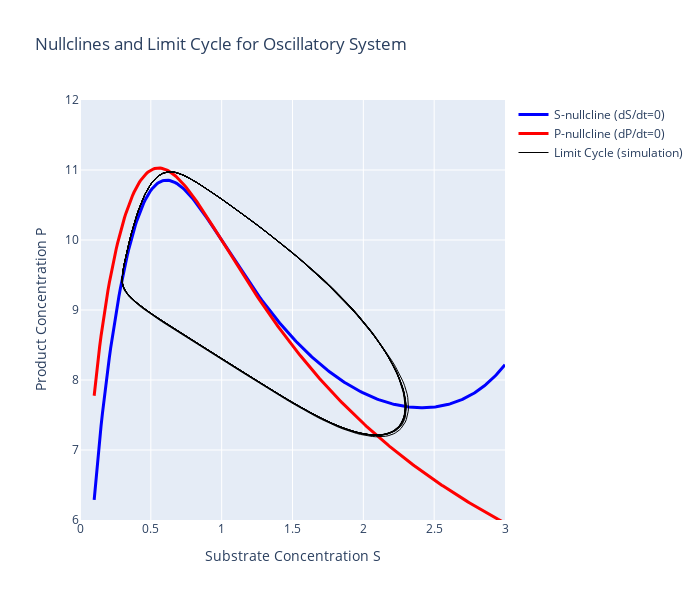

Source (notebook cell):
### Markdown cell above
## State Space Nullclines

### Code cell
import numpy as np
import plotly.graph_objects as go
from scipy.optimize import fsolve

# Your oscillatory parameters
# b1, b2 = 0.18, 0.05
# a1, a2 = 0.62, 0.03
# k_max, K_m = 4.5, 0.9
# k_i = 0.06
# n, m, q = 1, 3, 2

print("NULLCLINE ANALYSIS FOR OSCILLATORY SYSTEM")
print("="*50)
print(f"b1={b1}, b2={b2}")
print(f"a1={a1}, a2={a2}")
print(f"k_max={k_max}, K_m={K_m}")
print(f"k_i={k_i}")
print(f"n={n}, m={m}, q={q}")
print()

def enzymatic_rate(S, P):
    """Enzymatic rate with forward and feedback inhibition"""
    return (k_max * S**n) / (K_m**m + S**m) / (1 + k_i * P**q)

def S_nullcline(S, P):
    """S-nullcline: dS/dt = 0 => a1 - b1*S = v(S,P)"""
    return a1 - b1*S - enzymatic_rate(S, P)

def P_nullcline(S, P):
    """P-nullcline: dP/dt = 0 => a2 - b2*P = -v(S,P)"""
    return a2 - b2*P + enzymatic_rate(S, P)

# Compute S-nullcline: For each S, find P such that dS/dt = 0
print("Computing S-nullcline...")
S_values = np.linspace(0.1, 3, 300)
P_S_null = []

for S in S_values:
    def equation(P):
        return S_nullcline(S, P)
    
    try:
        # Try multiple initial guesses
        solutions = []
        for P_guess in [5.0, 6.0, 7.0, 8.0]:
            result = fsolve(equation, P_guess)
            if (result[0] > 0 and result[0] < 15 and 
                abs(equation(result[0])) < 1e-6):
                solutions.append(result[0])
        
        # Remove duplicates and take the first valid solution
        if solutions:
            unique_solutions = []
            for sol in solutions:
                if not any(abs(sol - existing) < 0.1 for existing in unique_solutions):
                    unique_solutions.append(sol)
            P_S_null.append(unique_solutions[0])  # Take first branch for plotting
        else:
            P_S_null.append(np.nan)
    except:
        P_S_null.append(np.nan)

# Compute P-nullcline: For each S, find P such that dP/dt = 0
print("Computing P-nullcline...")
P_P_null = []

for S in S_values:
    def equation(P):
        return P_nullcline(S, P)
    
    try:
        # Try multiple initial guesses
        solutions = []
        for P_guess in [0.1, 1.0, 3.0, 5.0]:
            result = fsolve(equation, P_guess)
            if (result[0] > 0 and result[0] < 15 and 
                abs(equation(result[0])) < 1e-6):
                solutions.append(result[0])
        
        # Remove duplicates and take the first valid solution
        if solutions:
            unique_solutions = []
            for sol in solutions:
                if not any(abs(sol - existing) < 0.1 for existing in unique_solutions):
                    unique_solutions.append(sol)
            P_P_null.append(unique_solutions[0])  # Take first branch for plotting
        else:
            P_P_null.append(np.nan)
    except:
        P_P_null.append(np.nan)

# Create the phase portrait
fig = go.Figure()

# Plot S-nullcline
valid_S_S = []
valid_P_S = []
for S, P in zip(S_values, P_S_null):
    if not np.isnan(P):
        valid_S_S.append(S)
        valid_P_S.append(P)

fig.add_trace(go.Scatter(x=valid_S_S, y=valid_P_S, mode='lines',
                        name='S-nullcline (dS/dt=0)',
                        line=dict(color='blue', width=3)))

# Plot P-nullcline
valid_S_P = []
valid_P_P = []
for S, P in zip(S_values, P_P_null):
    if not np.isnan(P):
        valid_S_P.append(S)
        valid_P_P.append(P)

fig.add_trace(go.Scatter(x=valid_S_P, y=valid_P_P, mode='lines',
                        name='P-nullcline (dP/dt=0)',
                        line=dict(color='red', width=3)))

# Find fixed points (intersections)
print("Finding fixed points...")
fixed_points = []

# Search in S-P space
S_search = np.linspace(0.1, 3, 50)
P_search = np.linspace(0.1, 5, 50)

for S_guess in S_search:
    for P_guess in P_search:
        def equations(vars):
            S, P = vars
            return [S_nullcline(S, P), P_nullcline(S, P)]
        
        try:
            result = fsolve(equations, [S_guess, P_guess])
            S_sol, P_sol = result
            
            # Check if valid solution
            residuals = equations([S_sol, P_sol])
            if (np.linalg.norm(residuals) < 1e-6 and 
                S_sol > 0 and P_sol > 0 and 
                S_sol <= 5 and P_sol <= 5):
                
                # Check if new
                is_new = True
                for existing in fixed_points:
                    if (abs(S_sol - existing[0]) < 0.1 and 
                        abs(P_sol - existing[1]) < 0.1):
                        is_new = False
                        break
                
                if is_new:
                    fixed_points.append((S_sol, P_sol))
        except:
            continue

print(f"Found {len(fixed_points)} fixed point(s):")
for i, (S, P) in enumerate(fixed_points):
    print(f"  FP{i+1}: S = {S:.3f}, P = {P:.3f}")

# Plot fixed points
for i, (S, P) in enumerate(fixed_points):
    fig.add_trace(go.Scatter(x=[S], y=[P], mode='markers',
                            marker=dict(size=15, color='green', symbol='circle',
                                      line=dict(width=1, color='black')),
                            name=f'Fixed Point {i+1}'))

# Add a limit cycle from simulation to show oscillations
print("Adding limit cycle from simulation...")
from scipy.integrate import solve_ivp

def system_dynamics(t, variables):
    S, P = variables
    rate = enzymatic_rate(S, P)
    dSdt = a1 - b1*S - rate
    dPdt = a2 - b2*P + rate
    return [dSdt, dPdt]

# Simulate to get limit cycle
sol = solve_ivp(system_dynamics, (0, 2000), [1.0, 1.0],
                t_eval=np.linspace(0, 2000, 5000), method='RK45')

# Use only the last part to avoid transients
S_cycle = sol.y[0][-2000:]
P_cycle = sol.y[1][-2000:]

fig.add_trace(go.Scatter(x=S_cycle, y=P_cycle, mode='lines',
                        name='Limit Cycle (simulation)',
                        line=dict(color='black', width=1)))

# Update layout
fig.update_layout(
    title="Nullclines and Limit Cycle for Oscillatory System",
    xaxis_title="Substrate Concentration S",
    yaxis_title="Product Concentration P", 
    width=700,
    height=600,
    showlegend=True
)

fig.update_xaxes(range=[0, 3])
fig.update_yaxes(range=[6, 12])

fig.show()

# Mathematical analysis
print("\n" + "="*50)
print("MATHEMATICAL ANALYSIS")
print("="*50)

print("Nullcline equations:")
print("S-nullcline: a₁ - b₁·S = k_max·S/(K_m³ + S³) · 1/(1 + k_i·P²)")
print("P-nullcline: a₂ - b₂·P = -k_max·S/(K_m³ + S³) · 1/(1 + k_i·P²)")
print()
print("Rearranged:")
print("S-nullcline: P = √[(k_max·S/((a₁ - b₁·S)(K_m³ + S³)) - 1)/k_i]")
print("P-nullcline: P = [a₂ + k_max·S/((K_m³ + S³)(1 + k_i·P²))]/b₂")
print()

if len(fixed_points) == 1:
    S_fp, P_fp = fixed_points[0]
    print(f"Single fixed point at: S = {S_fp:.3f}, P = {P_fp:.3f}")
    print("This is typical for oscillatory systems - an unstable fixed point")
    print("surrounded by a stable limit cycle!")
    
    # Check stability roughly by simulating nearby
    sol_test = solve_ivp(system_dynamics, (0, 50), [S_fp + 0.1, P_fp + 0.1],
                        t_eval=[0, 50], method='RK45')
    final_S, final_P = sol_test.y[0, -1], sol_test.y[1, -1]
    distance = np.sqrt((final_S - S_fp)**2 + (final_P - P_fp)**2)
    
    if distance > 0.5:
        print("Fixed point appears UNSTABLE (spiral source)")
    else:
        print("Fixed point appears STABLE")

print("\nThe purple limit cycle shows sustained oscillations around the fixed point!")

### Figure 1 — Plotly figure (JSON) as saved in the notebook; plotly's stock layout.template omitted (floating-point values rounded to 4 significant figures; data arrays with more than 128 entries replaced by an {"elided": "..."} marker saying what was removed)
{"data": [{"line": {"color": "blue", "width": 3}, "mode": "lines", "name": "S-nullcline (dS/dt=0)", "type": "scatter", "x": {"elided": "300 float values"}, "y": {"elided": "300 float values"}}, {"line": {"color": "red", "width": 3}, "mode": "lines", "name": "P-nullcline (dP/dt=0)", "type": "scatter", "x": {"elided": "300 float values"}, "y": {"elided": "300 float values"}}, {"line": {"color": "black", "width": 1}, "mode": "lines", "name": "Limit Cycle (simulation)", "type": "scatter", "x": {"elided": "2000 float values"}, "y": {"elided": "2000 float values"}}], "layout": {"height": 600, "showlegend": true, "title": {"text": "Nullclines and Limit Cycle for Oscillatory System"}, "width": 700, "xaxis": {"range": [0, 3], "title": {"text": "Substrate Concentration S"}}, "yaxis": {"range": [6, 12], "title": {"text": "Product Concentration P"}}}}
